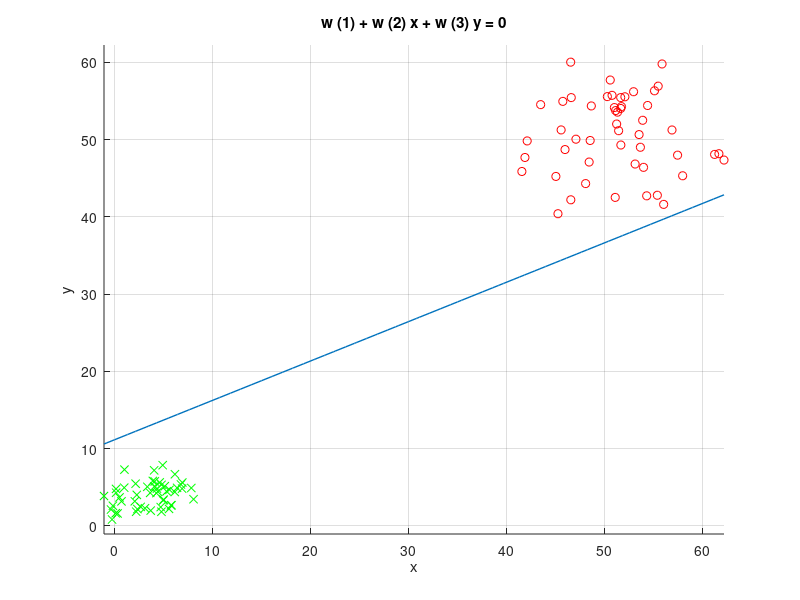
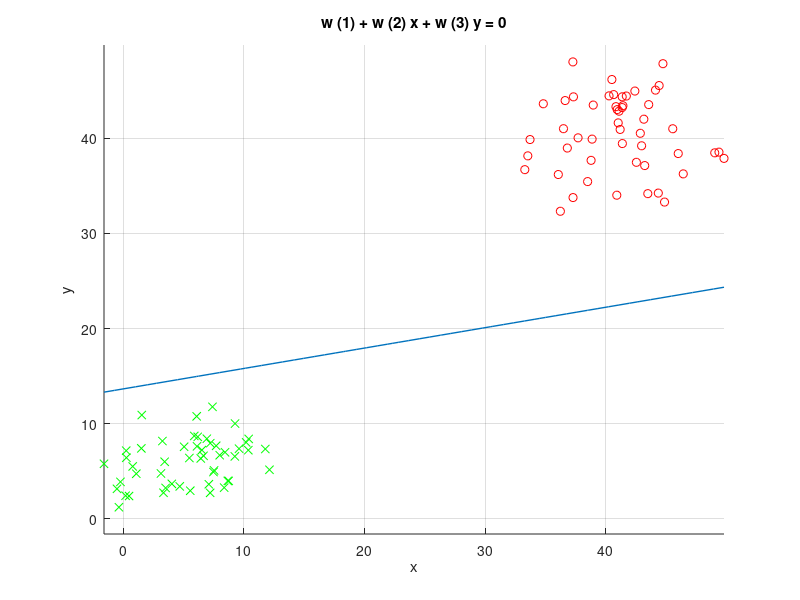
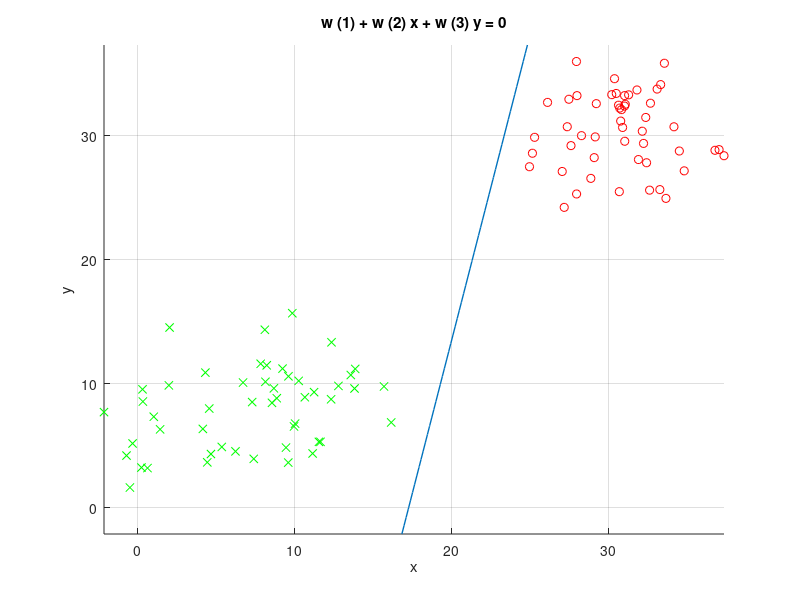
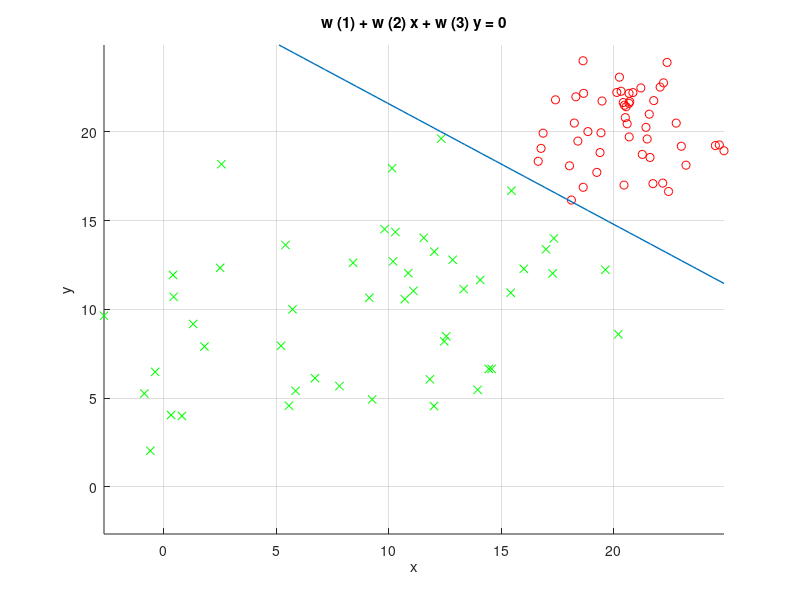

These charts were generated, in order, by the following MATLAB code:
function MyPerceptron()

My_1 = [10, 10,10,10]; 
Sigma_1 = [5,4,3,2];

My_2 = [2, 2, 2, 2]; 
Sigma_2 = [2,3,4,5];

Seed = [2,3,4,5];

for index=1:4
    MySpecialPerceptron(My_1(index), Sigma_1(index),My_2(index), Sigma_2(index), Seed(index), index);
end


end


function MySpecialPerceptron(my_1,sigma_1,my_2,sigma_2, seed, no_figure)
    n = 100;
    d = 2;
    [data, target] = genData(n, d, my_1, sigma_1, my_2, sigma_2);
    [data_1, data_2] = separateData(data, target);    
    
    X = createHomogenData(data);
    t = target;
    maxIts = 10000;
    Gamma = 1;
    
    online = true;
    w_online = percTrain(X,t,maxIts, online, Gamma);
    
    online = false;
    w_batch = percTrain(X,t,maxIts, online, Gamma);
    
    % test perceptron
    x_20 = X(20,:);
    t_20_o = perc(w_online,x_20);
    t_20_b = perc(w_batch,x_20);
    t_20 = t(20);
    
    x_60 = X(60,:);
    t_60_o = perc(w_online,x_60);
    t_60_b = perc(w_batch,x_60);
    t_60 = t(60);
    
    displayData(data_1, data_2, w_online, no_figure);
end

function [data, target] = genData(n, d, my_1, sigma_1, my_2, sigma_2)
    seed = 2;
    rng(seed);
    data = zeros(n,d);
    target = zeros(1,n);
    n_1 = uint32(n/2);
    for i_n1=1:n_1
        x_i1 = (randn(1,d)+my_1)*sigma_1;
        data(i_n1,:) = x_i1(:);
        target(1,i_n1)= int8(1);
    end
    
    for i_n2=(n_1+1):n
        x_i2 = (randn(1,d)+my_2)*sigma_2;
        data(i_n2,:) = x_i2(:);
        target(1,i_n2)= int8(-1);
    end

end

function [data_1, data_2] = separateData(data, target)
    % conditionally separate data depending on target
    
    [m,n] = size(data);
    
    %HACK
    data_1 = data(1:m/2,:);
    data_2 = data((m/2+1):m,:);
end

function displayData(data_1, data_2, w, no_figure)

    figure(no_figure);
    
    hold on;
    
    grid
    plot(data_1(:,1),data_1(:,2),'ro', data_2(:,1),data_2(:,2),'gx');
    
    x_min = min(min(data_1(:,1)), min(data_2(:,1)));
    x_max = max(max(data_1(:,1)), max(data_2(:,1)));    
    if ~isnan(w)
        p1 = ezplot(@(x,y) w(1)+w(2)*x+w(3)*y,[x_min,x_max]);
        set (p1,'LineWidth',1);
    end
    
    hold off;
    
    figureName = strcat('MyPerceptron_', int2str(no_figure));
    
    saveas(gcf, figureName,'jpg');

end

function X = createHomogenData(data)
    [m,n] = size(data);
    
    X = [ones(m,1),data];
end

function w = percTrain(X,t,maxIts, online, Gamma)
   if online == true
       w = onlineLearn(X,t,maxIts, Gamma);
   else
       w = batchLearn(X,t,maxIts, Gamma);
   end
end

function w = onlineLearn(X,t,maxIts, Gamma)
    %online
    % 1. Initialize w, Gamma
    % 2. do
    % 3. for i = 1 to N
    % 4. if w.'*(x_i*t_i ) ? 0 (misclassified ith pattern)
    % 5. w ? w + Gamma*x_i*t_i
    % 6. end if
    % 7. end for
    % 8. until all patterns correctly classified

    %X = zeros(n,d);
    %t = zeros(1,n);
    [N,d] = size(X);
    w = ones(d,1); % column vector

    misclassfied = true;
    its = 0;
    while misclassfied == true && its <= maxIts
        misclassfied = false;
        for i = 1:N
            if w.'*(X(i,:).'*t(1,i)) <= 0 % (misclassified ith pattern)
                w = w + Gamma*X(i,:).'*t(1,i);
                misclassfied = true;
            end
        end
        its = its + 1;    
    end
end

function w = batchLearn(X,t,maxIts, Gamma)

    % batch
    % 1. Initialize w, Gamma
    % 2. do
    % 3. ?w ? 0
    % 4. for i = 1 to N
    % 5. if w.'*(x_i*t_i) ? 0 (misclassified ith pattern)
    % 6. ?w ? ?w + x_i*t_i
    % 7. end if
    % 8. end for
    % 9. w ? w + Gamma*?w
    % 10. until all patterns correctly classified
    
    %X = zeros(n,d);
    %t = zeros(1,n);
    [N,d] = size(X);
    w = ones(d,1); % column vector;

    misclassfied = true;
    its = 0;
    while misclassfied == true && its <= maxIts
        misclassfied = false;
        w_delta = zeros(d,1); % column vector
        for i = 1:N
            if w.'*(X(i,:).'*t(1,i)) <= 0 % (misclassified ith pattern)
                w_delta = w_delta + X(i,:).'*t(1,i);
                misclassfied = true;
            end
        end
        w = w + Gamma*w_delta;
        its = its + 1;    
    end

end

function t = perc(w,x)
    % x is a homogen column vector
    % signum function
    if x*w > 0
        t = 1;
    else
        t = -1;
    end

end
